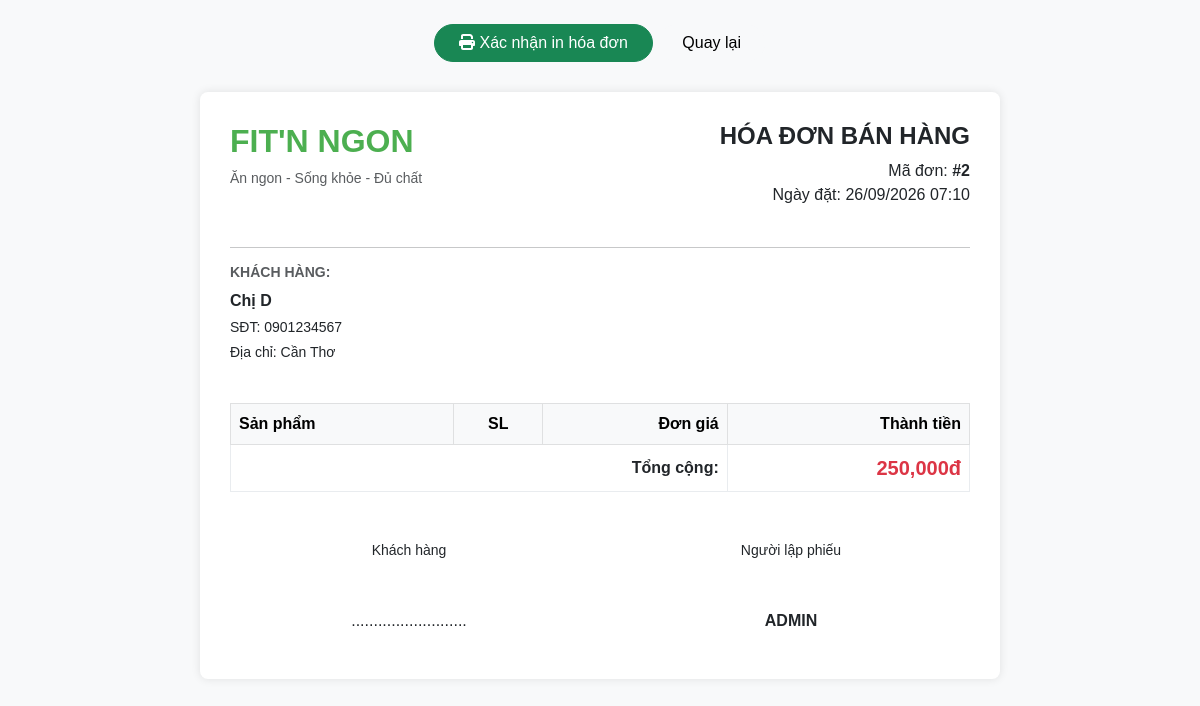
The page /admin/qldonhang/index.php?action=inhoadon&id=2 (signed in) on the database its author committed.
### tables this page shows
CREATE TABLE `donhang` (
  `id` int(11) NOT NULL AUTO_INCREMENT,
  `nguoidung_id` int(11) DEFAULT NULL,
  `ngaydat` datetime DEFAULT CURRENT_TIMESTAMP,
  `tongtien` int(11) NOT NULL DEFAULT '0',
  `tennguoinhan` varchar(255) NOT NULL,
  `sodienthoainhan` varchar(20) NOT NULL,
  `diachinhan` text NOT NULL,
  `trangthai` tinyint(1) DEFAULT '0',
  PRIMARY KEY (`id`),
  CONSTRAINT `fk_donhang_nguoidung` FOREIGN KEY (`nguoidung_id`) REFERENCES `nguoidung`(`id`) ON DELETE SET NULL
);

### model/donhang.php (called while the page is built, shortened)
<?php
class DONHANG
{
    public function laydonhangtheoid($id)
    {
        $dbcon = DATABASE::connect();
        try {
            $sql = "SELECT * FROM donhang WHERE id=:id";
            $cmd = $dbcon->prepare($sql);
            $cmd->bindValue(":id", $id);
            $cmd->execute();
            return $cmd->fetch();
        } catch (PDOException $e) {
            exit($e->getMessage());
        }
    }
}
?>

### admin/qldonhang/inhoadon.php (the view, shortened to what this page needs)
<!DOCTYPE html>
<html lang="vi">
<head>
    <link href="https://cdn.jsdelivr.net/npm/bootstrap@5.3.0/dist/css/bootstrap.min.css" rel="stylesheet">
</head>
<body>
    <div class="container no-print mt-4 text-center">
        <button onclick="window.print()" class="btn btn-success rounded-pill px-4">
            <i class="fa-solid fa-print"></i> Xác nhận in hóa đơn
        </button>
        <a href="index.php?action=list" class="btn btn-light rounded-pill px-4">Quay lại</a>
    </div>
    <div class="invoice-box">
        <div class="row mb-4">
            <div class="col-6">
                <h2 class="fw-bold text-green">FIT'N NGON</h2>
                <p class="small text-muted mb-0">Ăn ngon - Sống khỏe - Đủ chất</p>
            </div>
            <div class="col-6 text-end">
                <h4 class="fw-bold">HÓA ĐƠN BÁN HÀNG</h4>
                <p class="mb-0">Mã đơn: <strong>#<?php echo $donhang["id"]; ?></strong></p>
                <p>Ngày đặt: <?php echo date("d/m/Y H:i", strtotime($donhang["ngaydat"])); ?></p>
            </div>
        </div>
        <hr>
        <div class="row mb-4">
            <div class="col-6">
                <h6 class="text-uppercase fw-bold text-muted small">Khách hàng:</h6>
                <p class="fw-bold mb-1"><?php echo $donhang["tennguoinhan"] ?? 'N/A'; ?></p>
                <p class="small mb-1">SĐT: <?php echo $donhang["sodienthoainhan"] ?? 'N/A'; ?></p>
                <p class="small">Địa chỉ: <?php echo $donhang["diachinhan"] ?? 'N/A'; ?></p>
            </div>
        </div>
        <table class="table table-bordered border-light-subtle">
            <thead class="table-light">
                <tr>
                    <th>Sản phẩm</th>
                    <th class="text-center">SL</th>
                    <th class="text-end">Đơn giá</th>
                    <th class="text-end">Thành tiền</th>
                </tr>
            </thead>
            <tfoot>
                <tr>
                    <td colspan="3" class="text-end fw-bold">Tổng cộng:</td>
                    <td class="text-end text-danger fw-bold fs-5"><?php echo number_format($donhang["tongtien"]); ?>đ
                    </td>
                </tr>
            </tfoot>
        </table>
        <div class="mt-5 row text-center">
            <div class="col-6">
                <p class="small mb-5">Khách hàng</p>
                <p class="mt-5">..........................</p>
            </div>
            <div class="col-6">
                <p class="small mb-5">Người lập phiếu</p>
                <p class="mt-5 fw-bold"><?php echo $_SESSION["nguoidung"]["hoten"]; ?></p>
            </div>
        </div>
    </div>
</body>
</html>

### admin/qldonhang/inhoadon.php (style rules this page uses)
body { background: #f8f9fa; font-family: 'Arial', sans-serif; }
.invoice-box { max-width: 800px; margin: 30px auto; padding: 30px; background: #fff; border-radius: 8px; box-shadow: 0 0 10px rgba(0, 0, 0, 0.1); }
.text-green { color: #4CAF50; }

### rows shown on the page
donhang: id "2", ngaydat "26/09/2026 07:10", tennguoinhan "Chị D", sodienthoainhan "0901234567", diachinhan "Cần Thơ", tongtien "250,000"

### other values the page prints
$_SESSION["nguoidung"]["hoten"] "ADMIN"
